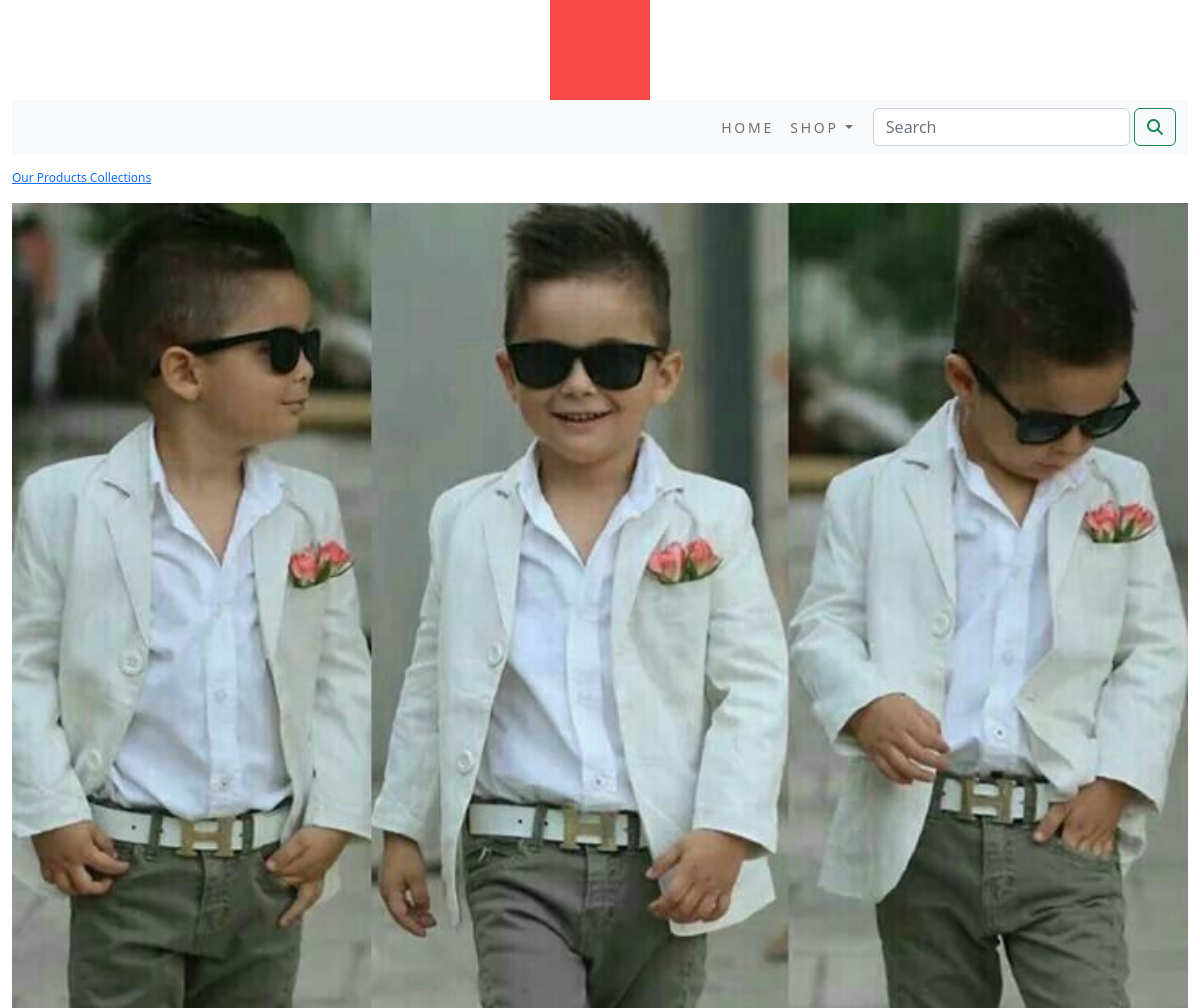
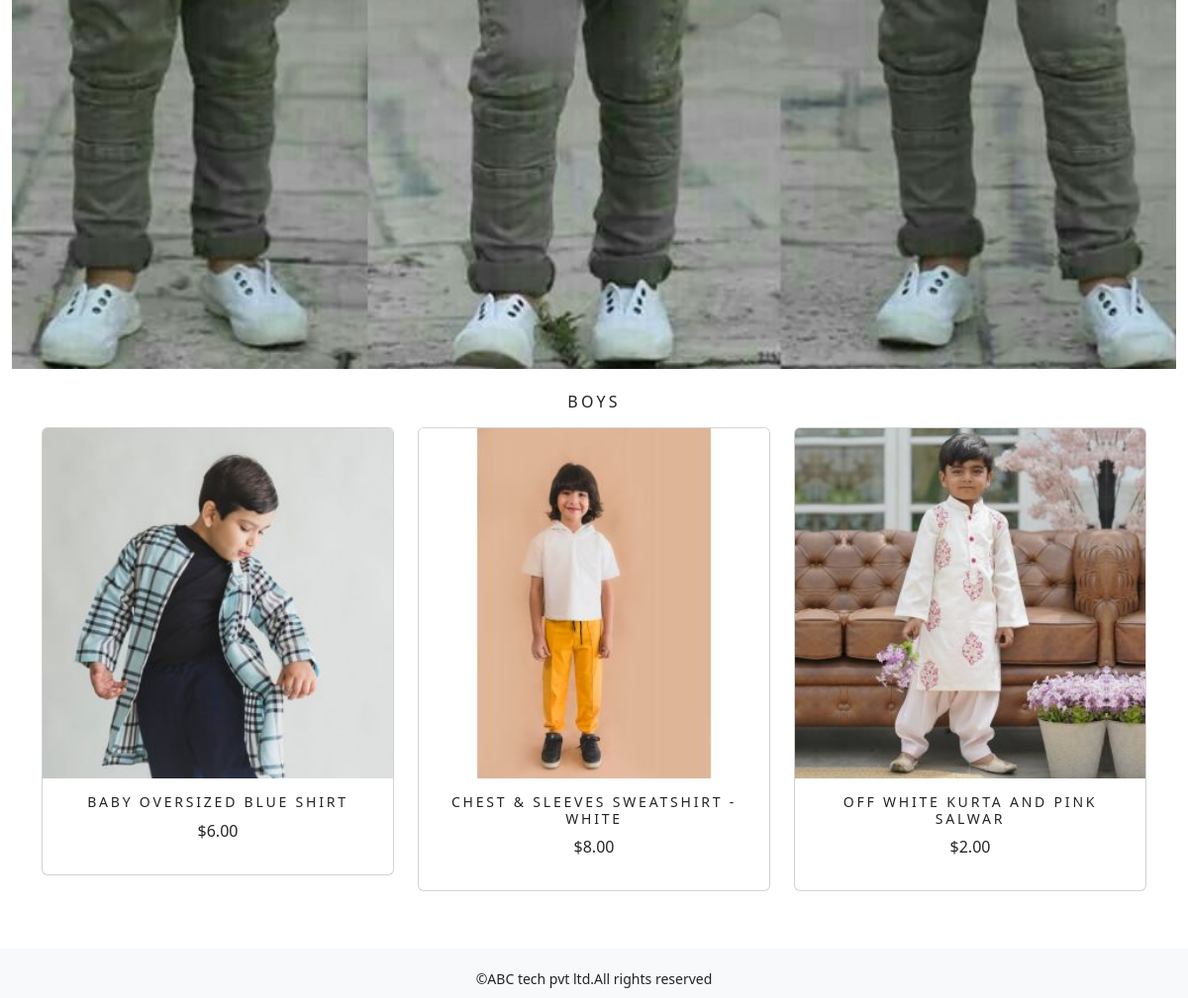
Page /shop/boys/ on the committed database (2 pictures, top to bottom).
### shop/models.py (models this page shows, shortened)
class Category(models.Model):
    name=models.CharField(max_length=250,unique=True)
    slug=models.SlugField(max_length=250,unique=True)
    description=models.TextField(blank=True)
    image=models.ImageField(upload_to='category',blank=True)
    class Meta:
        ordering =('name',)
        verbose_name='category'
        verbose_name_plural='categories'
    def get_url(self):
        return reverse('shop:products_by_category', args=[self.slug])

class Product(models.Model):
    name=models.CharField(max_length=250,unique=True)
    slug=models.SlugField(max_length=250,unique=True)
    description=models.TextField(blank=True)
    price=models.DecimalField(max_digits=10,decimal_places=2)
    category=models.ForeignKey(Category,on_delete=models.CASCADE)
    image=models.ImageField(upload_to='product',blank=True)
    stock=models.IntegerField()
    available=models.BooleanField(default=True)
    created=models.DateTimeField(auto_now_add=True)
    updated=models.DateTimeField(auto_now=True)
    def get_url(self):
        return reverse('shop:prodCatdetail',args=[self.category.slug,self.slug])
    class Meta:
        ordering=('name',)
        verbose_name='product'
        verbose_name_plural='products'

### shop/views.py (the view)
# urls.py: path('',views.allProdCat,name='allProdCat'),
def allProdCat(request,c_slug=None):
    c_page=None
    products_list=None
    if c_slug!=None:
        c_page=get_object_or_404(Category,slug=c_slug)
        products_list=Product.objects.all().filter(category=c_page,available=True)
    else:
        products_list=Product.objects.all().filter(available=True)
    paginator=Paginator(products_list,6)
    try:
        page=int(request.GET.get('page','1'))
    except:
        page=1
    try:
        products=paginator.page(page)
    except(EmptyPage,InvalidPage):
        products=paginator.page(paginator.num_pages)
    return render(request,'category.html',{'category':c_page,'products':products})

### cart/context_processors.py (called while the page is built)
def counter(request):
    item_count=0
    if 'admin' in request.path:
        return {}
    else:
        try:
            cart=Cart.objects.filter(cart_id=_cart_id(request))
            car_items=CartItem.objects.all().filter(cart=cart[:1])
            for cart_item in car_items:
                item_count+=cart_item.quantity
        except Cart.DoesNotExist:
            item_count=0
    return dict(item_count=item_count)

### cart/views.py (called while the page is built)
def _cart_id(request):
    cart=request.session.session_key
    if not cart:
        cart=request.session.create()
    return cart

### shop/context_processors.py (called while the page is built)
def menu_links(request):
    links=Category.objects.all()
    return dict(links=links)

### templates/category.html (shortened to what this page needs)
{% extends 'base.html' %}
{% load static %}
{% block content %}
  {% if category %}
  <div>
    <div class="row my_row_class">
      <div class="mx_auto">
      <P><a href="{% url 'shop:allProdCat' %}">Our Products Collections</a></P>
      </div>
    </div>
  </div>
  {% endif %}
  <div class="mx_auto">
    {% if category %}
    <img class="my_image" src="{{category.image.url}}" alt="{{category.name}}" style="width:100%;">
  </div>
    <br>
  <div>
    <h1 class="text-center my_title">{{category.name}}</h1>
  </div>
    {% endif %}
  <div class="container">
    <div class="row mx_auto">
      {% for product in products.object_list %}
      <div class="my_bottom_margin col-9 col-sm-12 col-md-4 col-lg-4">
        <div class="card text-center" style="min-width:18rem;">
          <a href="{{product.get_url}}"><img class="card-img-top my_image" src="{{product.image.url}}" alt="{{product.name}}"></a>
          <div class="card-body">
            <h4>{{product.name}}</h4>
            <p>${{product.price}}</p>
          </div>
        </div>
        <br>
      </div>
      {% endfor %}
    </div>
    <br>
  </div>
{% endblock %}

### static/css/custom.css (style rules this page uses)
body { font-family: 'Roboto', sans-serif; min-height:100%; display:flex; flex-direction:column; }
html { height:100%; }
.my_row_class { padding-top:15px; }
.my_row_class .mx_auto { color:#000; font-size:12px; }
.my_image { width:100; height:auto; }
.my_title { font-size:16px; text-transform:uppercase; letter-spacing:.2em; }
.my_bottom_margin { margin-bottom:10px; }
.card-body h4 { font-size:14px; text-transform:uppercase; letter-spacing:.2em; }

### rows in the picture
Category: image (picture), name "BOYS"
Product: image (picture), name "BABY OVERSIZED BLUE SHIRT", price "6.00"
Product: image (picture), name "CHEST & SLEEVES SWEATSHIRT - WHITE", price "8.00"
Product: image (picture), name "OFF WHITE KURTA AND PINK SALWAR", price "2.00"
